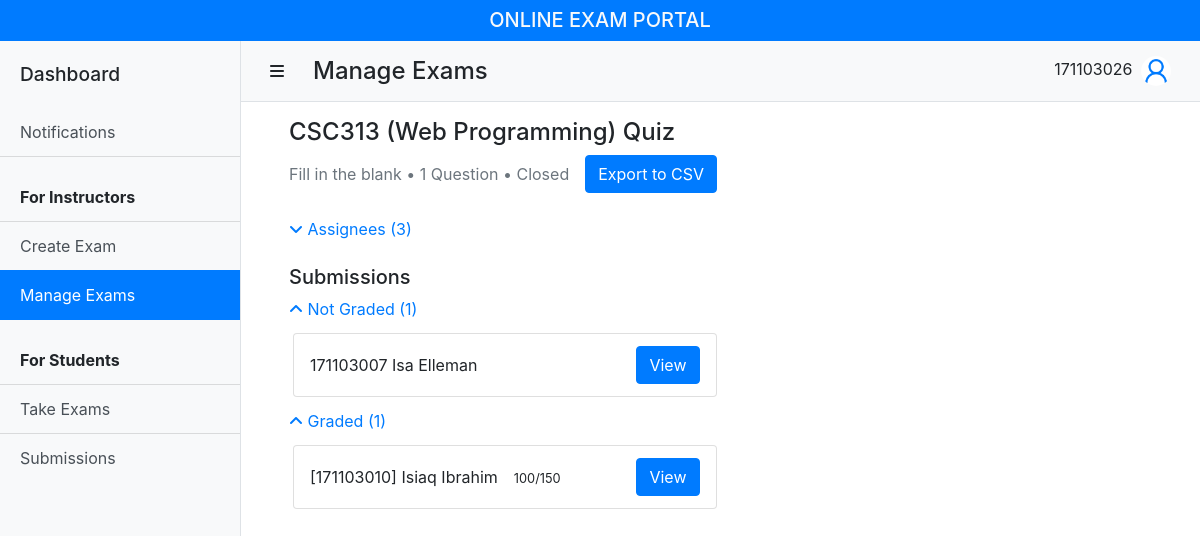
Page /manage-exam/exam.php?examID=32 (signed in) on the committed database.
### tables this page shows
CREATE TABLE `exam` (
  `exam_id` int(11) NOT NULL,
  `instructor_id` varchar(16) NOT NULL,
  `course_code` varchar(8) NOT NULL,
  `title` varchar(45) NOT NULL,
  `type_id` int(11) NOT NULL,
  `no_of_questions` int(11) NOT NULL,
  `status_id` int(11) NOT NULL DEFAULT 1,
  `invite_prefix` varchar(5) NOT NULL,
  `total_mark` float NOT NULL
);

CREATE TABLE `course` (
  `course_code` varchar(8) NOT NULL,
  `course_name` varchar(256) NOT NULL
);

CREATE TABLE `exam_type` (
  `type_id` int(11) NOT NULL,
  `value` varchar(45) NOT NULL
);

CREATE TABLE `exam_assignment` (
  `exam_id` int(11) NOT NULL,
  `assignee_id` varchar(16) NOT NULL,
  `total_score` float DEFAULT NULL,
  `status_id` int(11) NOT NULL
);

CREATE TABLE `user` (
  `user_id` varchar(16) NOT NULL,
  `first_name` varchar(45) NOT NULL,
  `last_name` varchar(45) NOT NULL,
  `email` varchar(45) NOT NULL,
  `password` varchar(45) NOT NULL,
  `level_id` int(11) DEFAULT NULL,
  `profile_picture` varchar(45) DEFAULT NULL,
  `recovery_key` varchar(8) DEFAULT NULL
);

### manage-exam/exam.php (the view, shortened to what this page needs)
<?php
require_once '../connect.php';
$examID = $_GET['examID'];
$sql = "SELECT e.*, c.course_name FROM exam e
  INNER JOIN course c ON c.course_code = e.course_code
  WHERE e.exam_id = $examID";
$result = mysqli_query($conn, $sql);
$exam = mysqli_fetch_assoc($result);
$invitePrefix = $exam['invite_prefix'];
$examTitle = $exam['title'];
$courseCode = $exam['course_code'];
$courseName = $exam['course_name'];
$noOfQuestion = $exam['no_of_questions'];
$examTypeID = $exam['type_id'];
$examStatusID = $exam['status_id'];
$inviteCode = "$invitePrefix" . "$examID";
$sql2 = "SELECT *
FROM exam
INNER JOIN exam_type ON exam.type_id = exam_type.type_id WHERE exam_id = $examID";
$result2 = mysqli_query($conn, $sql2);
$exam2 = mysqli_fetch_assoc($result2);
$examType = $exam2['value'];
$totalMark = $exam2['total_mark'];
$sql3 = "SELECT *
FROM exam_assignment
INNER JOIN user ON exam_assignment.assignee_id = user.user_id WHERE exam_id = $examID";
$result3 = mysqli_query($conn, $sql3);
$noOfAssignees = mysqli_num_rows($result3);
$sql4 = "SELECT *
FROM exam_assignment
INNER JOIN user ON exam_assignment.assignee_id = user.user_id WHERE exam_id = $examID AND status_id = '6'";
$result4 = mysqli_query($conn, $sql4);
$noOfGraded = mysqli_num_rows($result4);
$sql5 = "SELECT *
FROM exam_assignment
INNER JOIN user ON exam_assignment.assignee_id = user.user_id WHERE exam_id = $examID AND status_id = '5'";
$result5 = mysqli_query($conn, $sql5);
$noOfNotGraded = mysqli_num_rows($result5);
switch($examTypeID){
  case 2:
    $examTypeDestination = "fill-response.php";
  break;
}
?>
<!DOCTYPE html>
<html lang="en">
<head>
  <link rel="stylesheet" href="https://stackpath.bootstrapcdn.com/bootstrap/4.4.1/css/bootstrap.min.css">
  <link href="../css/simple-sidebar.css" rel="stylesheet">
</head>
<body>
  <?php include '../components/_header.php' ?>
  <div class="d-flex" id="wrapper">
    <?php require '../components/_sidebar.php' ?>
    <div id="page-content-wrapper">
      <?php require '../components/_navbar.php' ?>
      <div class="container py-3 px-5">
        <header class="mb-4" id="examHeader">
          <h4>
          <?php echo "{$courseCode} ({$courseName}) {$examTitle} "; ?>
          </h4>
          <div class="d-flex flex-column flex-md-row align-items-md-center">
            <div class="mr-md-3 text-muted">
              <span><?php echo $examType?></span>
              <span>&bull; <?php echo $noOfQuestion . " Question" . pluralSuffix($noOfQuestion) ?> &bull;</span>
              <span id="status">
              <?php
                if ($examStatusID == 1) {
                  echo "Invite Code: $inviteCode";
                } else {
                  echo "Closed";
                }
              ?>
              </span>
            </div>
            <form method="POST" action="_export-to-csv.php?examID= <?php $examID ?>" class="mt-2 mt-md-0">
              <button type="submit" name="exportToCSV" class="btn btn-primary">Export to CSV</button>
            </form>
          </div>
        </header>
        <div>
          <a class="my-1 d-block" data-toggle="collapse" href="#assignees" role="button" aria-expanded="false" aria-controls="assignees">
            <i class="fas fa-angle-down"></i> Assignees <?php echo "(" . $noOfAssignees . ")"?>
          </a>
        </div>
        <section class="mt-4">
          <h5>Submissions</h5>
          <div>
            <a class="my-2 d-block" data-toggle="collapse" href="#notGradedList" role="button" aria-expanded="true" aria-controls="notGradedList">
              <i class="fas fa-angle-up"></i> <?php echo "Not Graded " . "(" . $noOfNotGraded . ")"?>
            </a>
            <div class="collapse show" id="notGradedList">
              <div class="container">
                <div class="row" role="list">
                <?php
                while($row = $result5->fetch_assoc()){
                  echo '<div class="col-lg-6 p-1">
                    <div class="card" data-exam-id="" role="listitem">
                      <div class="card-body py-2 px-3 d-flex flex-column flex-md-row justify-content-between">
                        <div class="d-flex flex-column flex-xl-row align-items-xl-center">
                          <span class="mr-md-3">' . $row['user_id'] . " " . $row['first_name'] . " " . $row['last_name'] . '</span>
                          <!--<span>
                            <small class="mr-2">10 Assignees</small>
                            <small class="mr-2">9 Submissions</small>
                          </span>-->
                        </div>
                        <div class="mt-2 mt-md-0">
                            <!--Notice how the url is. It\'s going to send the examID and assigneeID to theory-response.php
                            through GET. The examID value should be set as set above in the input.
                            The value of assigneeID should be the ID of the student.
                            Also note that it links to theory-response.php. So, if the exam is a fill-in exam,
                            the link would be fill-response.php instead. And for a multi-choice exam, multi-response.php
                            -->
                          <a href="' . $examTypeDestination . '?' . "examID=" . $examID . '&' . "assigneeID=" . $row['user_id'] . '" class="btn btn-primary d-md-block d-xl-inline-block my-1">View</a>
                        </div>
                      </div>
                    </div>
                  </div>';
                  }?>
                </div>
              </div>
            </div>
          </div>
          <div>
            <a class="my-2 d-block" data-toggle="collapse" href="#gradedList" role="button" aria-expanded="true" aria-controls="gradedList">
              <i class="fas fa-angle-up"></i> <?php echo "Graded " . "(" . $noOfGraded . ")"?>
            </a>
            <div class="collapse show" id="gradedList">
              <div class="container">
                <div class="row" role="list">
                <?php
                while($row = $result4->fetch_assoc()){
                  echo '<div class="col-lg-6 p-1">
                    <div class="card" data-exam-id="" role="listitem">
                      <div class="card-body py-2 px-3 d-flex flex-column flex-md-row justify-content-between">
                        <div class="d-flex flex-column flex-xl-row align-items-xl-center">
                          <span class="mr-md-3">' . "[" . $row['user_id'] . "] " . $row['first_name'] . " " . $row['last_name'] . '</span>
                          <span>
                            <small class="mr-2">' . $row['total_score'] . '/' . $totalMark . '</small>
                          </span>
                        </div>
                        <div class="mt-2 mt-md-0">
                        <a href="' . $examTypeDestination . '?' . "examID=" . $examID . '&' . "assigneeID=" . $row['user_id'] . '" class="btn btn-primary d-md-block d-xl-inline-block my-1">View</a>
                        </div>
                      </div>
                    </div>
                  </div>';}
                  ?>
                </div>
              </div>
            </div>
          </div>
        </section>
      </div>
    </div>
  </div>
</body>
</html>

### css/simple-sidebar.css (style rules this page uses)
body { overflow-x: hidden; }
#page-content-wrapper { min-width: 100vw; }
@media (min-width: 992px) { #page-content-wrapper { min-width: 0; width: 100%; } }

### rows in the picture
exam: course_code "CSC313", course_code.course_name "Web Programming", title "Quiz", type.value "Fill in the blank", no_of_questions "1"
exam_assignment: assignee.user_id "171103007", assignee.first_name "Isa", assignee.last_name "Elleman"
exam_assignment: assignee.user_id "171103010", assignee.first_name "Isiaq", assignee.last_name "Ibrahim", total_score "100", exam.total_mark "150"

### other values in the picture
$userID "171103026"
$noOfAssignees "3"
$noOfNotGraded "1"
$noOfGraded "1"
